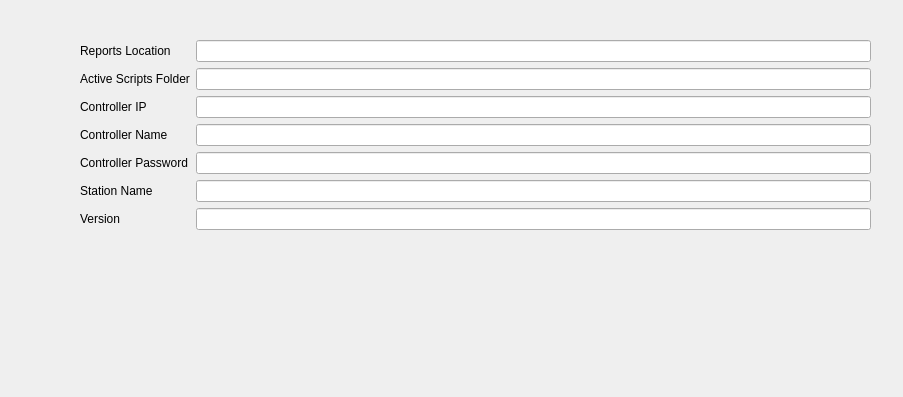
<?xml version="1.0" encoding="UTF-8"?>
<ui version="4.0">
 <class>Form</class>
 <widget class="QWidget" name="Form">
  <property name="geometry">
   <rect>
    <x>0</x>
    <y>0</y>
    <width>903</width>
    <height>397</height>
   </rect>
  </property>
  <property name="windowTitle">
   <string>Form</string>
  </property>
  <widget class="QWidget" name="layoutWidget">
   <property name="geometry">
    <rect>
     <x>80</x>
     <y>40</y>
     <width>791</width>
     <height>407</height>
    </rect>
   </property>
   <layout class="QFormLayout" name="formLayout">
    <item row="2" column="1">
     <widget class="QLineEdit" name="activeScriptsFolderLineEdit"/>
    </item>
    <item row="3" column="0">
     <widget class="QLabel" name="controllerIPLabel">
      <property name="text">
       <string>Controller IP</string>
      </property>
     </widget>
    </item>
    <item row="3" column="1">
     <widget class="QLineEdit" name="controllerIPLineEdit"/>
    </item>
    <item row="4" column="0">
     <widget class="QLabel" name="controllerNameLabel">
      <property name="text">
       <string>Controller Name</string>
      </property>
     </widget>
    </item>
    <item row="4" column="1">
     <widget class="QLineEdit" name="controllerNameLineEdit"/>
    </item>
    <item row="5" column="0">
     <widget class="QLabel" name="controllerPasswordLabel">
      <property name="text">
       <string>Controller Password</string>
      </property>
     </widget>
    </item>
    <item row="5" column="1">
     <widget class="QLineEdit" name="controllerPasswordLineEdit"/>
    </item>
    <item row="6" column="0">
     <widget class="QLabel" name="stationNameLabel">
      <property name="text">
       <string>Station Name</string>
      </property>
     </widget>
    </item>
    <item row="6" column="1">
     <widget class="QLineEdit" name="stationNameLineEdit"/>
    </item>
    <item row="7" column="0">
     <widget class="QLabel" name="versionLabel">
      <property name="text">
       <string>Version</string>
      </property>
     </widget>
    </item>
    <item row="7" column="1">
     <widget class="QLineEdit" name="versionLineEdit"/>
    </item>
    <item row="2" column="0">
     <widget class="QLabel" name="activeScriptsFolderLabel">
      <property name="text">
       <string>Active Scripts Folder</string>
      </property>
     </widget>
    </item>
    <item row="1" column="0">
     <widget class="QLabel" name="reportsLocationLabel">
      <property name="text">
       <string>Reports Location</string>
      </property>
     </widget>
    </item>
    <item row="1" column="1">
     <widget class="QLineEdit" name="reportsLocationLineEdit"/>
    </item>
   </layout>
  </widget>
 </widget>
 <resources/>
 <connections/>
</ui>
